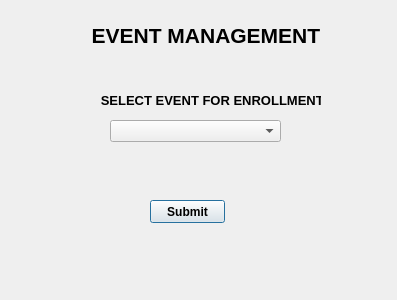
<?xml version="1.0" encoding="UTF-8"?>
<ui version="4.0">
 <class>Dialog</class>
 <widget class="QDialog" name="Dialog">
  <property name="geometry">
   <rect>
    <x>0</x>
    <y>0</y>
    <width>397</width>
    <height>300</height>
   </rect>
  </property>
  <property name="windowTitle">
   <string>Dialog</string>
  </property>
  <widget class="QComboBox" name="comboBox">
   <property name="geometry">
    <rect>
     <x>110</x>
     <y>120</y>
     <width>171</width>
     <height>22</height>
    </rect>
   </property>
  </widget>
  <widget class="QPushButton" name="pushButton">
   <property name="geometry">
    <rect>
     <x>150</x>
     <y>200</y>
     <width>75</width>
     <height>23</height>
    </rect>
   </property>
   <property name="font">
    <font>
     <pointsize>9</pointsize>
     <weight>75</weight>
     <bold>true</bold>
    </font>
   </property>
   <property name="text">
    <string>Submit</string>
   </property>
  </widget>
  <widget class="QLabel" name="label">
   <property name="geometry">
    <rect>
     <x>90</x>
     <y>80</y>
     <width>231</width>
     <height>41</height>
    </rect>
   </property>
   <property name="sizeIncrement">
    <size>
     <width>20</width>
     <height>10</height>
    </size>
   </property>
   <property name="font">
    <font>
     <pointsize>10</pointsize>
     <weight>75</weight>
     <bold>true</bold>
    </font>
   </property>
   <property name="text">
    <string>   SELECT EVENT FOR ENROLLMENT</string>
   </property>
  </widget>
  <widget class="QLabel" name="label_2">
   <property name="geometry">
    <rect>
     <x>80</x>
     <y>20</y>
     <width>251</width>
     <height>31</height>
    </rect>
   </property>
   <property name="font">
    <font>
     <pointsize>16</pointsize>
     <weight>75</weight>
     <bold>true</bold>
    </font>
   </property>
   <property name="text">
    <string>  EVENT MANAGEMENT</string>
   </property>
  </widget>
 </widget>
 <resources/>
 <connections/>
</ui>
